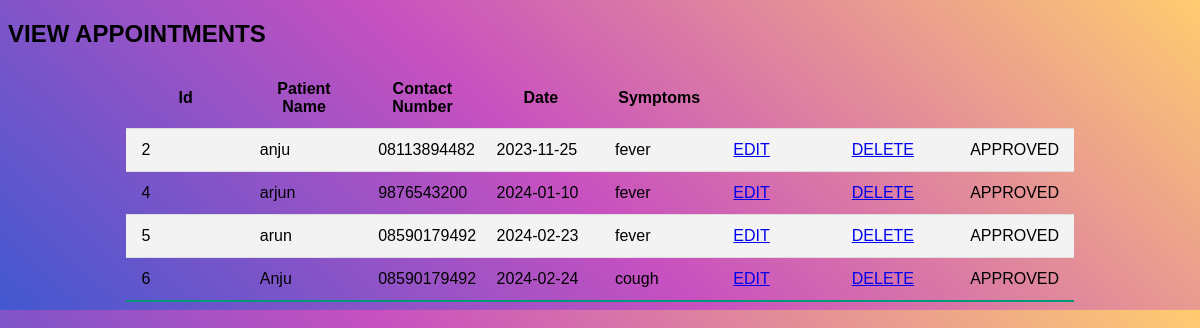
Screenshot of /viewappointment with the database file from the repository.
### myapp/models.py (models this page shows, shortened)
class PatientAppointment(models.Model):
    patientname=models.CharField(max_length=100)
    contactnum = models.CharField(max_length=100)
    age=models.CharField(max_length=100,null=True,blank=True)
    gender=models.CharField(max_length=100,null=True,blank=True)
    doctorname = models.CharField(max_length=100,null=True,blank=True)
    date = models.CharField(max_length=100,null=True,blank=True)
    symptoms=models.CharField(max_length=150,null=True,blank=True)

### myapp/views.py (the view)
# urls.py: path('viewappointment',views.viewappointment,name='viewappointment'),
def viewappointment(request):
    result = PatientAppointment.objects.all()
    return render(request,'viewappointment.html', {'result': result})

### myapp/templates/viewappointment.html (shortened to what this page needs)
<!DOCTYPE html>
<html lang="en">
<head>
  <link rel="stylesheet" href="static/table.css">
      <h2>VIEW APPOINTMENTS</h2>
</head>
<body>
<table>
    <tr>
        <th>Id</th>
        <th>Patient Name</th>
        <th>Contact Number</th>
        <th>Date</th>
        <th>Symptoms</th>
    </tr>
    {% for result in result %}
    <tr>
        <td>{{ result.id }}</td>
        <td>{{ result.patientname }}</td>
        <td>{{ result.contactnum }}</td>
        <td>{{ result.date }}</td>
        <td>{{ result.symptoms }}</td>
        <td><a href="editappointment/{{result.id}}"> EDIT</a></td>
         <td><a href="deleteappointment/{{result.id}}"> DELETE</a></td>
        <td> APPROVED</td>
    </tr>
    {% endfor %}
</table>
</body>
</html>

### myapp/static/table.css (style rules this page uses)
table { border-collapse: collapse; margin: 0 auto; padding: 0; width: 50%; table-layout: fixed; }
th, td { padding: 10px 10px; }
tbody tr { border-bottom: 1px solid #dddddd; }
tbody tr:nth-of-type(even) { background-color: #f3f3f3; }
tbody tr:last-of-type { border-bottom: 2px solid #009879; }

### myapp/templates/viewappointment.html (style rules this page uses)
body { background-color: background-color: #4158D0; background-image: linear-gradient(43deg, #4158D0 0%, #C850C0 46%, #FFCC70 100%); font-family: 'Ubuntu', sans-serif; background-position:center center; }
table { border-collapse: collapse; margin: 0 auto; padding: 0; width: 80%; table-layout: fixed; }
th, td { padding: 12px 15px; }

### rows the page displays
PatientAppointment: id "2", patientname "anju", contactnum "08113894482", date "2023-11-25", symptoms "fever"
PatientAppointment: id "4", patientname "arjun", contactnum "9876543200", date "2024-01-10", symptoms "fever"
PatientAppointment: id "5", patientname "arun", contactnum "08590179492", date "2024-02-23", symptoms "fever"
PatientAppointment: id "6", patientname "Anju", contactnum "08590179492", date "2024-02-24", symptoms "cough"
